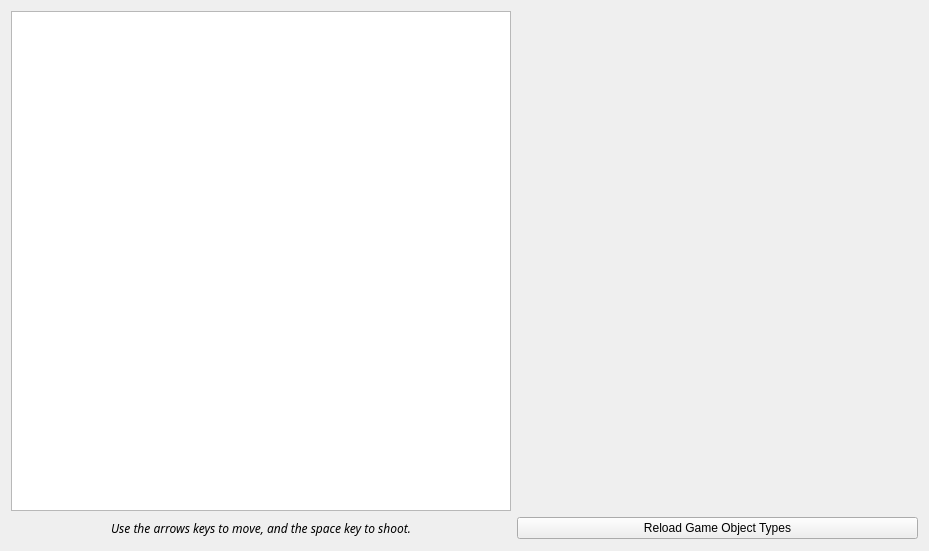
<?xml version="1.0" encoding="UTF-8"?>
<ui version="4.0">
 <class>MainWindow</class>
 <widget class="QMainWindow" name="MainWindow">
  <property name="windowModality">
   <enum>Qt::NonModal</enum>
  </property>
  <property name="geometry">
   <rect>
    <x>0</x>
    <y>0</y>
    <width>929</width>
    <height>551</height>
   </rect>
  </property>
  <property name="windowTitle">
   <string>MainWindow</string>
  </property>
  <widget class="QWidget" name="centralWidget">
   <layout class="QGridLayout" name="gridLayout">
    <item row="1" column="1">
     <widget class="GLWidget" name="glWidget">
      <property name="enabled">
       <bool>true</bool>
      </property>
      <property name="minimumSize">
       <size>
        <width>500</width>
        <height>500</height>
       </size>
      </property>
      <property name="maximumSize">
       <size>
        <width>500</width>
        <height>500</height>
       </size>
      </property>
      <property name="baseSize">
       <size>
        <width>500</width>
        <height>500</height>
       </size>
      </property>
      <property name="mouseTracking">
       <bool>true</bool>
      </property>
      <property name="focusPolicy">
       <enum>Qt::ClickFocus</enum>
      </property>
      <property name="contextMenuPolicy">
       <enum>Qt::NoContextMenu</enum>
      </property>
      <property name="acceptDrops">
       <bool>false</bool>
      </property>
     </widget>
    </item>
    <item row="2" column="2">
     <widget class="QPushButton" name="reload">
      <property name="focusPolicy">
       <enum>Qt::NoFocus</enum>
      </property>
      <property name="text">
       <string>Reload Game Object Types</string>
      </property>
     </widget>
    </item>
    <item row="1" column="2">
     <widget class="JSEdit" name="editor" native="true">
      <property name="minimumSize">
       <size>
        <width>400</width>
        <height>0</height>
       </size>
      </property>
      <property name="focusPolicy">
       <enum>Qt::ClickFocus</enum>
      </property>
     </widget>
    </item>
    <item row="2" column="1">
     <widget class="QLabel" name="label">
      <property name="font">
       <font>
        <family>Sans Serif</family>
        <italic>true</italic>
       </font>
      </property>
      <property name="text">
       <string>Use the arrows keys to move, and the space key to shoot.</string>
      </property>
      <property name="scaledContents">
       <bool>false</bool>
      </property>
      <property name="alignment">
       <set>Qt::AlignCenter</set>
      </property>
     </widget>
    </item>
   </layout>
  </widget>
 </widget>
 <layoutdefault spacing="6" margin="11"/>
 <customwidgets>
  <customwidget>
   <class>GLWidget</class>
   <extends>QGraphicsView</extends>
   <header>glwidget.h</header>
  </customwidget>
  <customwidget>
   <class>JSEdit</class>
   <extends>QWidget</extends>
   <header>jsedit.h</header>
   <container>1</container>
  </customwidget>
 </customwidgets>
 <resources/>
 <connections/>
</ui>
